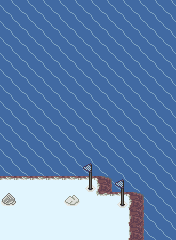

This is a level from a 2D game, rendered from its Tiled map with the project's own tilesets. A one-line summary and the map file follow, with tile-layer data summarised:
An orthogonal 11x15 tile map with 16x16 px tiles, 2 tile layers (Tile Layer 1, Tile Layer 2), 5 tilesets and 2 objects (Door).

<map version="1.9" tiledversion="1.9.0" orientation="orthogonal" renderorder="right-down" width="11" height="15" tilewidth="16" tileheight="16" infinite="0" backgroundcolor="#e1f5fe" nextlayerid="11" nextobjectid="57">
 <properties>
  <property name="map-name" value="Route 6" />
  <property name="music" value="route-2" />
 </properties>
 <tileset firstgid="1" source="../tilesets/outdoor-1.tsx" />
 <tileset firstgid="129" source="../tilesets/monsters.tsx" />
 <tileset firstgid="204" source="../tilesets/npc_common.tsx" />
 <tileset firstgid="256" source="../tilesets/outdoor-2.tsx" />
 <tileset firstgid="416" source="../tilesets/basic.tsx" />
 <layer id="1" name="Tile Layer 1" width="11" height="15">
  <data>[165 cells, 144 non-empty, 6 distinct tile ids]</data>
 </layer>
 <objectgroup id="9" name="npc" />
 <layer id="6" name="Tile Layer 2" width="11" height="15">
  <data>[165 cells, 5 non-empty, 3 distinct tile ids]</data>
 </layer>
 <objectgroup id="8" name="items">
  <object id="56" gid="433" x="64" y="192" width="16" height="16">
   <properties>
    <property name="itemId" value="gem_5" />
   </properties>
  </object>
 </objectgroup>
 <objectgroup id="10" name="spawn points">
  <object id="55" class="Door" x="0" y="176" width="16" height="16">
   <properties>
    <property name="mainDoor" type="bool" value="true" />
    <property name="orientation" type="int" value="2" />
    <property name="roomId" value="52" />
   </properties>
  </object>
 </objectgroup>
</map>
